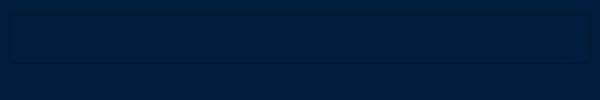
<?xml version="1.0" encoding="UTF-8"?>
<ui version="4.0">
 <class>MainWindow</class>
 <widget class="QMainWindow" name="MainWindow">
  <property name="geometry">
   <rect>
    <x>0</x>
    <y>0</y>
    <width>600</width>
    <height>100</height>
   </rect>
  </property>
  <property name="sizePolicy">
   <sizepolicy hsizetype="Preferred" vsizetype="Preferred">
    <horstretch>0</horstretch>
    <verstretch>0</verstretch>
   </sizepolicy>
  </property>
  <property name="minimumSize">
   <size>
    <width>600</width>
    <height>100</height>
   </size>
  </property>
  <property name="maximumSize">
   <size>
    <width>16777215</width>
    <height>100</height>
   </size>
  </property>
  <property name="font">
   <font>
    <pointsize>15</pointsize>
   </font>
  </property>
  <property name="windowTitle">
   <string>Aviso</string>
  </property>
  <property name="styleSheet">
   <string notr="true">background-color: rgb(0, 28, 61);</string>
  </property>
  <property name="toolButtonStyle">
   <enum>Qt::ToolButtonTextOnly</enum>
  </property>
  <property name="dockNestingEnabled">
   <bool>false</bool>
  </property>
  <property name="dockOptions">
   <set>QMainWindow::AllowTabbedDocks|QMainWindow::AnimatedDocks</set>
  </property>
  <widget class="QWidget" name="centralwidget">
   <layout class="QVBoxLayout" name="verticalLayout_2">
    <item>
     <layout class="QVBoxLayout" name="verticalLayout">
      <item>
       <widget class="QLineEdit" name="lineEdit">
        <property name="minimumSize">
         <size>
          <width>0</width>
          <height>50</height>
         </size>
        </property>
        <property name="font">
         <font>
          <pointsize>12</pointsize>
         </font>
        </property>
        <property name="styleSheet">
         <string notr="true">color: rgb(255, 255, 255);</string>
        </property>
        <property name="text">
         <string/>
        </property>
        <property name="alignment">
         <set>Qt::AlignLeading|Qt::AlignLeft|Qt::AlignVCenter</set>
        </property>
       </widget>
      </item>
     </layout>
    </item>
   </layout>
  </widget>
  <widget class="QStatusBar" name="statusbar"/>
 </widget>
 <resources/>
 <connections/>
</ui>
